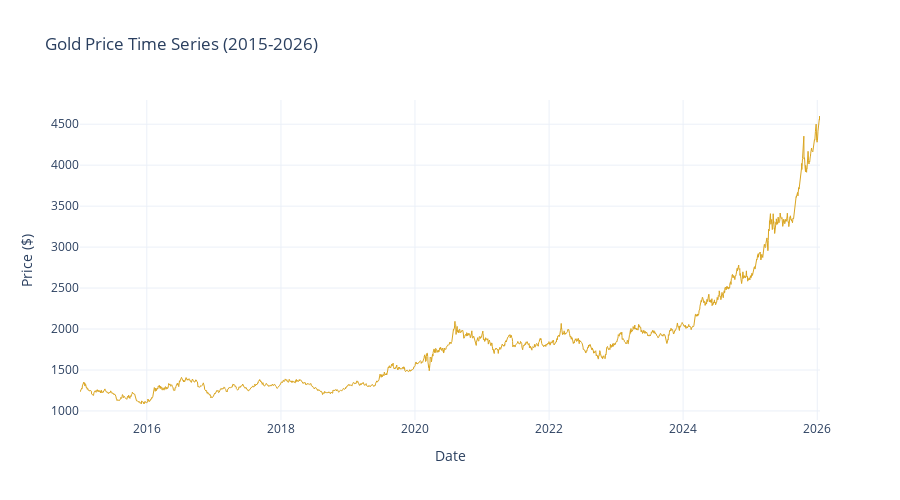

Notebook code cell kept with this figure:
### Markdown cell above
## 1. Load and Explore Data

### Code cell
# Fetch gold price data
gold = yf.download('GLD', start='2015-01-01', end='2026-01-18', progress=False)
gold['Price'] = (gold['Close'] * 10.8).round(0)
gold = gold[['Price']].copy()

print(f"Gold data shape: {gold.shape}")
print(f"Date range: {gold.index.min()} to {gold.index.max()}")
print(f"\nData summary:")
print(gold['Price'].describe())

# Plot original series
fig = go.Figure()
fig.add_trace(go.Scatter(
    x=gold.index, y=gold['Price'],
    mode='lines',
    name='Gold Price (Daily)',
    line=dict(color='goldenrod', width=1)
))
fig.update_layout(
    title="Gold Price Time Series (2015-2026)",
    xaxis_title='Date',
    yaxis_title='Price ($)',
    template='plotly_white',
    height=500
)
fig.show()

print("✓ Original series loaded and visualized")

### Figure 1 — Plotly figure (JSON) as saved in the notebook; plotly's stock layout.template omitted (floating-point values rounded to 4 significant figures; data arrays with more than 128 entries replaced by an {"elided": "..."} marker saying what was removed)
{"data": [{"line": {"color": "goldenrod", "width": 1}, "mode": "lines", "name": "Gold Price (Daily)", "type": "scatter", "x": {"elided": "2777 str values"}, "y": {"elided": "2777 float values"}}], "layout": {"height": 500, "title": {"text": "Gold Price Time Series (2015-2026)"}, "xaxis": {"title": {"text": "Date"}}, "yaxis": {"title": {"text": "Price ($)"}}}}
